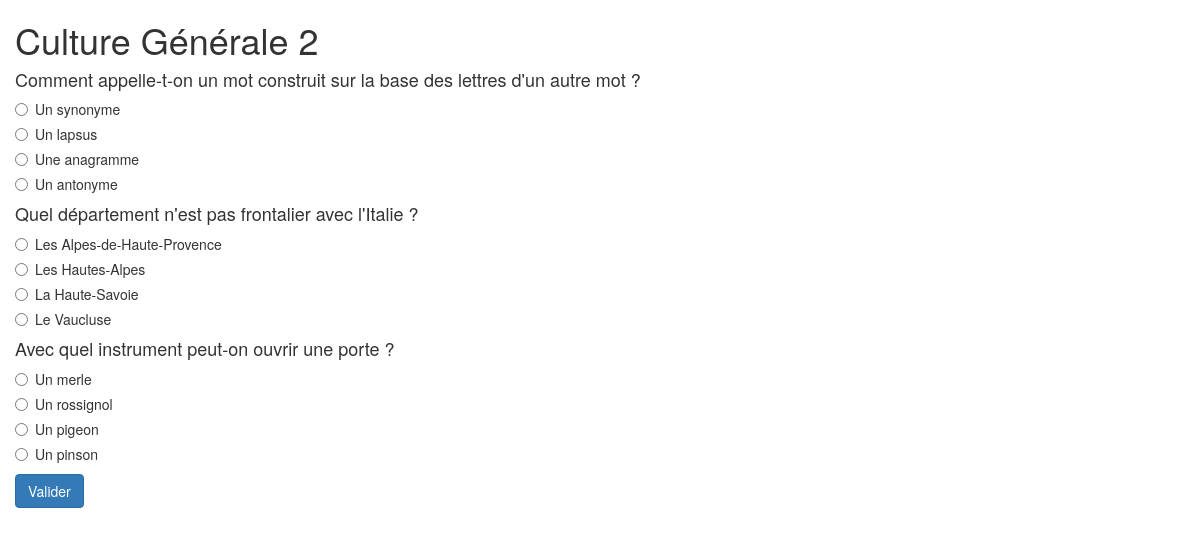
The app's page /index.php?p=quiz&id=3, older data.
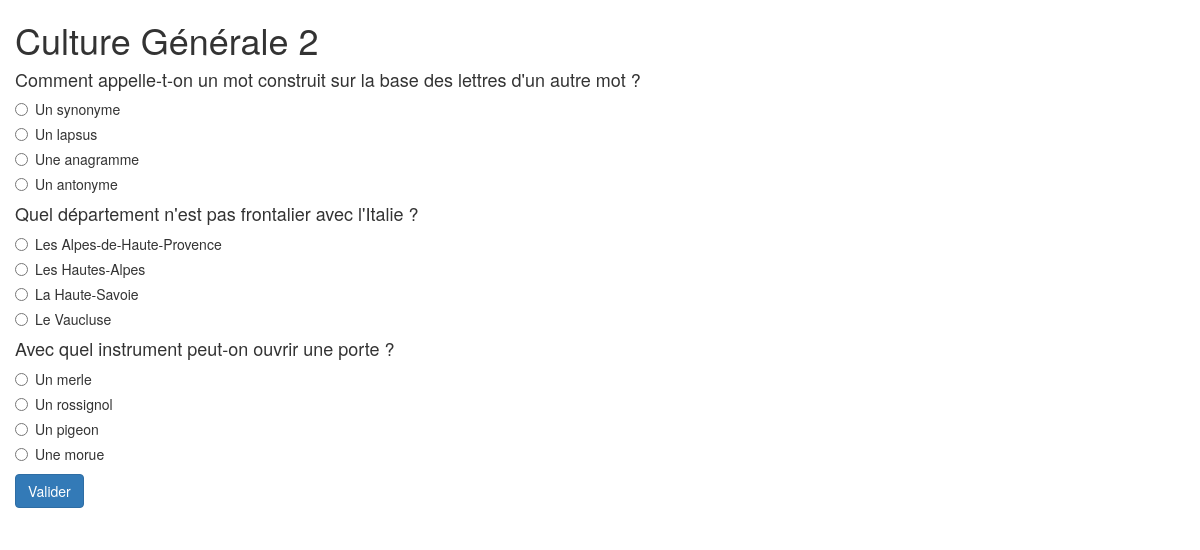
The same page, newer data.
### tables this page shows
CREATE TABLE IF NOT EXISTS `propositions` (
  `id` int(11) NOT NULL AUTO_INCREMENT,
  `reponses` varchar(255) NOT NULL DEFAULT '0',
  `correct` enum('Y','N') NOT NULL DEFAULT 'N',
  `id_question` int(11) NOT NULL DEFAULT '0',
  PRIMARY KEY (`id`),
  KEY `FK_id_questions` (`id_question`),
  CONSTRAINT `FK_id_questions` FOREIGN KEY (`id_question`) REFERENCES `questions` (`id`)
);

### index.php (called while the page is built, shortened)
<?php
include ('controleur/index.php');

### modele/get_titre_quiz.php (called while the page is built)
<?php
function get_titre_quiz($idQuiz){
    global $bdd;
    $req = $bdd->prepare('SELECT titre FROM quiz WHERE id=:idQuiz');
    $req->execute(array(':idQuiz' => $idQuiz));
    $titre = $req->fetchColumn();
    return $titre;
}

### modele/get_questions.php (called while the page is built)
<?php
function get_questions($idQuiz){
    global $bdd;
    $req = $bdd->prepare("SELECT * FROM questions WHERE id_quiz = :idQuiz");
    $req->execute(array(':idQuiz' => $idQuiz));
    $questions = $req->fetchAll(PDO::FETCH_ASSOC);
    return $questions;
}

### modele/exist_quiz.php (called while the page is built)
<?php
function exist_quiz($idQuiz){
    global $bdd;
    $req = $bdd->prepare('SELECT * FROM quiz WHERE id = :idQuiz');
    $req->execute(array(':idQuiz' => $idQuiz));
    $res = $req->fetchColumn();
    return $res;
}

### modele/get_propositions.php (called while the page is built)
<?php
function get_propositions($idQuestion){
    global $bdd;
    $req = $bdd->prepare("SELECT id, reponses FROM propositions WHERE id_question = :idQuestion");
    $req->execute(array(':idQuestion' => $idQuestion));
    $propositions = $req->fetchAll(PDO::FETCH_ASSOC);
    return $propositions;
}

### vue/quiz.php (the view, shortened to what this page needs)
<!DOCTYPE html>
<html lang="fr">
<head>
    <link rel="stylesheet" href="https://maxcdn.bootstrapcdn.com/bootstrap/3.3.6/css/bootstrap.min.css">
</head>
<body>
<div class="container">
    <div class="row">
        <h1><?php echo $titre;?></h1>
        <form action="index.php?p=validation" method="post" class="form">
            <div class="form-group">
                <?php
                foreach($questions as $question)
                {
                    $compteurQuestion ++;
                    ?>
                    <h4><?php echo $question['intitule'];?></h4>
                    <?php
                    include_once('modele/get_propositions.php');
                    $propositions = get_propositions($question['id']);
                    foreach ($propositions as $cle => $proposition) {
                        if($question['type'] == 'radio') {
                            ?>
                            <div class="radio">
                                <label>
                                    <input type="radio"
                                           name="<?php echo $compteurQuestion; ?>"
                                           id="<?php echo $compteurQuestion; ?>"
                                           value="<?php echo $proposition['reponses']; ?>"required>
                                    <?php echo $proposition['reponses'] ?>
                                </label>
                            </div>
                            <?php
                        }
                    }
                }
                ?>
                <button type="submit" id="quiz-send" class="btn btn-primary">Valider</button>
            </div>
        </form>
    </div>
</div>
</body>
</html>

Row changes from the older to the newer data that the page shows:
changed propositions: reponses "☐ Un pinson" → "☐ Une morue"; reponses "Un pinson" → "Une morue"
